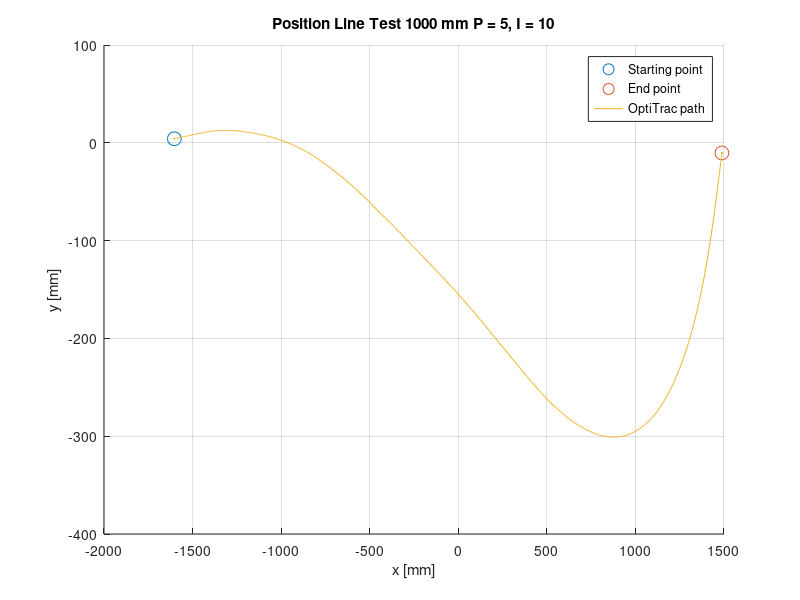

Recreate this plot in MATLAB.
fileID = fopen('P5_I10.txt','r');


tline=fgetl(fileID);
%headers = strsplit(tline,','); kan brukes for å fjerne headers (fjerner
%første linje

formatSpec = '%f%f%f%f%f%f%f%f';
datacell = textscan(fileID,formatSpec,'Delimiter',',');
time = datacell{2};
X = datacell{6};
Z = datacell{7};
Y = datacell{8};

figure(1);
hold on;
plot(X(1,1),Y(1,1),'o','MarkerSize',10);
plot(X(end,1),Y(end,1),'o','MarkerSize',10);
plot(X,Y);
grid on;
title('Position Line Test 1000 mm P = 5, I = 10');
xlabel('x [mm]');
ylabel('y [mm]');
legend('Starting point','End point','OptiTrac path');
hold off;